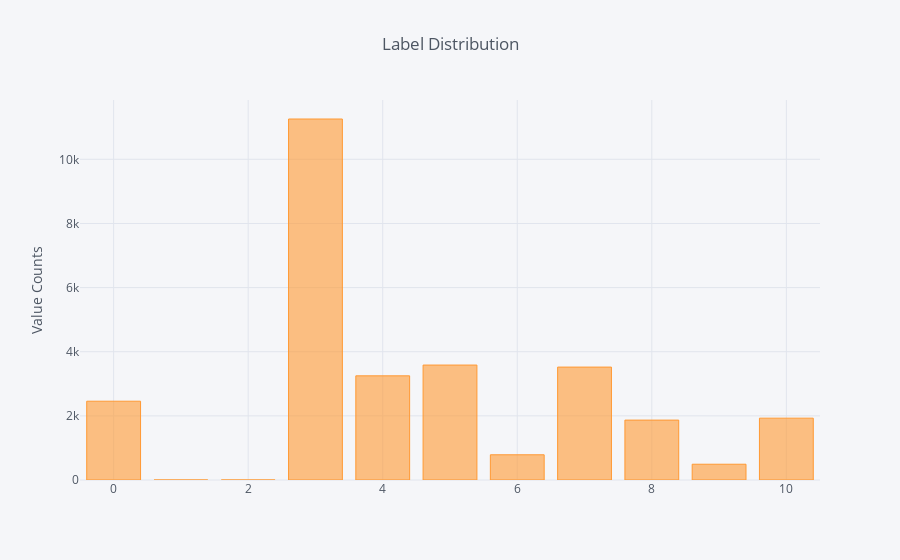

Write notebook code for a chart like this one.
### Markdown cell above
We can now visualize the new label distribution:

### Code cell
df['label'].value_counts().sort_values(ascending=False).iplot(kind='bar', yTitle='Value Counts', 
                                                                title='Label Distribution')

### Figure 1 — Plotly figure (JSON) as saved in the notebook; plotly's stock layout.template omitted (floating-point values rounded to 4 significant figures)
{"data": [{"marker": {"color": "rgba(255, 153, 51, 0.6)", "line": {"color": "rgba(255, 153, 51, 1.0)", "width": 1}}, "name": "label", "orientation": "v", "text": "", "type": "bar", "uid": "d662f239-0cd7-4820-8575-ab3f229f4695", "x": [3, 5, 7, 4, 0, 10, 8, 6, 9, 1, 2], "y": [11257, 3584, 3521, 3248, 2457, 1928, 1868, 786, 492, 0, 0]}], "layout": {"legend": {"bgcolor": "#F5F6F9", "font": {"color": "#4D5663"}}, "paper_bgcolor": "#F5F6F9", "plot_bgcolor": "#F5F6F9", "title": {"font": {"color": "#4D5663"}, "text": "Label Distribution"}, "xaxis": {"gridcolor": "#E1E5ED", "showgrid": true, "tickfont": {"color": "#4D5663"}, "title": {"font": {"color": "#4D5663"}, "text": ""}, "zerolinecolor": "#E1E5ED"}, "yaxis": {"gridcolor": "#E1E5ED", "showgrid": true, "tickfont": {"color": "#4D5663"}, "title": {"font": {"color": "#4D5663"}, "text": "Value Counts"}, "zerolinecolor": "#E1E5ED"}}}
